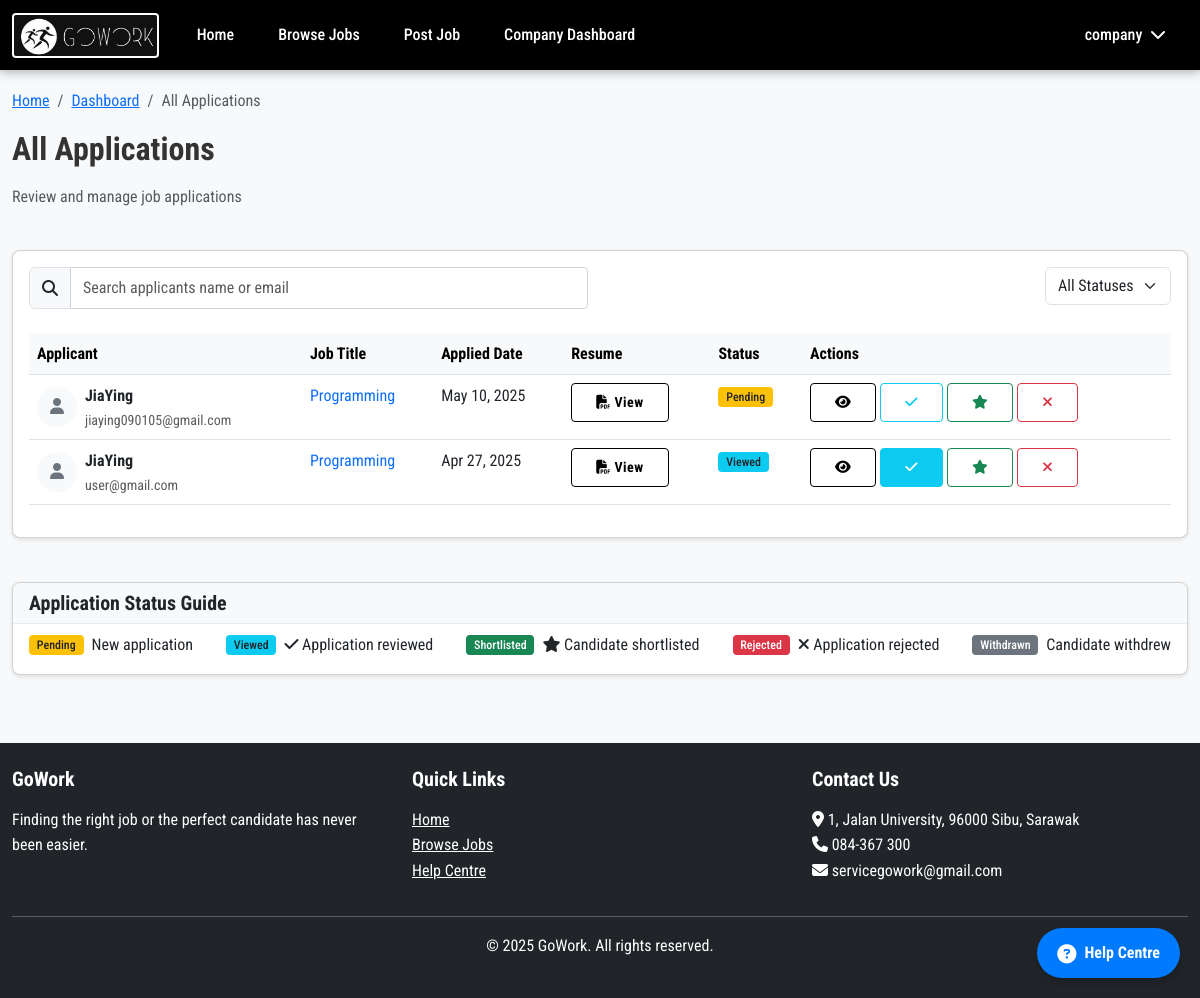
The app's page /pages/company/applications.php (signed in) with its own data.
### tables this page shows
CREATE TABLE `users` (
  `user_id` int(11) NOT NULL,
  `username` varchar(50) NOT NULL,
  `email` varchar(100) NOT NULL,
  `password` varchar(255) NOT NULL,
  `profile_picture` varchar(255) DEFAULT NULL,
  `user_type` int(11) NOT NULL,
  `created_at` timestamp NOT NULL DEFAULT current_timestamp(),
  `updated_at` timestamp NOT NULL DEFAULT current_timestamp() ON UPDATE current_timestamp()
);

CREATE TABLE `applications` (
  `application_id` int(11) NOT NULL,
  `job_id` int(11) NOT NULL,
  `user_id` int(11) NOT NULL,
  `applied_date` timestamp NOT NULL DEFAULT current_timestamp(),
  `status` varchar(20) NOT NULL DEFAULT 'Pending',
  `resume_path` varchar(255) DEFAULT NULL,
  `is_hidden_from_user` tinyint(1) NOT NULL DEFAULT 0,
  `created_at` timestamp NOT NULL DEFAULT current_timestamp()
);

CREATE TABLE `user_profiles` (
  `profile_id` int(11) NOT NULL,
  `user_id` int(11) NOT NULL,
  `full_name` varchar(100) DEFAULT NULL,
  `phone` varchar(20) DEFAULT NULL,
  `address` varchar(255) DEFAULT NULL,
  `city` varchar(50) DEFAULT NULL,
  `state` varchar(50) DEFAULT NULL,
  `country` varchar(50) DEFAULT NULL,
  `resume_path` varchar(255) DEFAULT NULL,
  `education` text DEFAULT NULL,
  `institution` varchar(255) DEFAULT NULL,
  `completion_status` varchar(50) DEFAULT NULL,
  `education_highlights` text DEFAULT NULL,
  `skills` text DEFAULT NULL,
  `last_updated` timestamp NOT NULL DEFAULT current_timestamp() ON UPDATE current_timestamp()
);

CREATE TABLE `jobs` (
  `job_id` int(11) NOT NULL,
  `company_id` int(11) NOT NULL,
  `job_title` varchar(100) NOT NULL,
  `description` text NOT NULL,
  `salary_min` decimal(10,2) DEFAULT NULL,
  `salary_max` decimal(10,2) DEFAULT NULL,
  `location` varchar(100) NOT NULL,
  `requirements` text DEFAULT NULL,
  `job_type` varchar(50) NOT NULL,
  `categories` text DEFAULT NULL,
  `posted_date` timestamp NOT NULL DEFAULT current_timestamp(),
  `is_active` tinyint(1) DEFAULT 1,
  `state` varchar(50) DEFAULT NULL,
  `region` varchar(100) DEFAULT NULL,
  `category` varchar(100) DEFAULT NULL,
  `skills` text DEFAULT NULL
);

### pages/company/applications.php (the view, shortened to what the rows shown need)
<?php
require_once '../../includes/database.php';
require_once '../../includes/functions.php';
$user = getCurrentUser();
$company = getCompanyProfile($user['user_id']);
$job_id = isset($_GET['job_id']) ? (int)$_GET['job_id'] : 0;
$job = null;
if ($company) {
    if ($job_id > 0) {
        $job = fetchRow("SELECT * FROM jobs WHERE job_id = ? AND company_id = ?", 'ii', [$job_id, $company['company_id']]);
        if ($job) {
            $applications = getApplicationsByJob($job_id);
        } else {
            $_SESSION['error'] = 'Invalid job ID';
            redirectTo(SITE_URL . '/pages/company/jobs.php');
        }
    } else {
        $sql = "SELECT a.*, j.job_title, u.email, u.username, p.full_name
                FROM applications a
                JOIN jobs j ON a.job_id = j.job_id
                JOIN users u ON a.user_id = u.user_id
                LEFT JOIN user_profiles p ON u.user_id = p.user_id
                WHERE j.company_id = ?
                ORDER BY a.applied_date DESC";
        $applications = fetchAll($sql, 'i', [$company['company_id']]);
    }
}
require_once '../../includes/header.php';
?>
<div class="container">
    <div class="row mb-4">
        <div class="col-12">
            <div class="d-flex justify-content-between align-items-center">
                <div>
                    <?php if ($job): ?>
                        <h2>Applications for <?php echo htmlspecialchars($job['job_title']); ?></h2>
                    <?php else: ?>
                        <h2>All Applications</h2>
                    <?php endif; ?>
                </div>
            </div>
        </div>
    </div>
    <div class="row">
        <div class="col-12">
            <?php if (empty($applications)): ?>
                <div class="card">
                    <div class="card-body py-5 text-center">
                        <i class="fas fa-users fa-3x text-muted mb-3"></i>
                        <h4>No Applications Yet</h4>
                        <?php if ($job): ?>
                            <p>You haven't received any applications for this job yet.</p>
                        <?php else: ?>
                            <p>You haven't received any applications for any of your jobs yet.</p>
                            <?php if (empty($jobs)): ?>
                                <?php if ($company && $company['license_status'] === 'Approved'): ?>
                                    <p>Post a job to start receiving applications from candidates.</p>
                                    <a href="<?php echo SITE_URL; ?>/pages/company/post_job.php" class="btn btn-primary mt-3">
                                        <i class="fas fa-plus"></i> Post New Job
                                    </a>
                                <?php endif; ?>
                            <?php endif; ?>
                        <?php endif; ?>
                    </div>
                </div>
            <?php else: ?>
                <div class="card">
                    <div class="card-body">
                        <div class="table-responsive">
                            <table class="table table-hover">
                                <thead class="table-light">
                                    <tr>
                                        <th>Applicant</th>
                                        <?php if (!$job): ?>
                                            <th>Job Title</th>
                                        <?php endif; ?>
                                        <th>Applied Date</th>
                                        <th>Resume</th>
                                        <th>Status</th>
                                        <th>Actions</th>
                                    </tr>
                                </thead>
                                <tbody>
                                    <?php foreach ($applications as $application): ?>
                                        <tr data-status="<?php echo htmlspecialchars($application['status']); ?>">
                                            <td>
                                                <div class="d-flex align-items-center">
                                                    <div class="avatar-sm bg-light rounded-circle text-center me-2" style="width: 40px; height: 40px; line-height: 40px;">
                                                        <i class="fas fa-user text-secondary"></i>
                                                    </div>
                                                    <div>
                                                        <div class="fw-bold">
                                                            <?php
                                                            $applicantName = $application['full_name'] ? htmlspecialchars($application['full_name']) : htmlspecialchars($application['username']);
                                                            echo $applicantName;
                                                            ?>
                                                        </div>
                                                        <div class="small text-muted"><?php echo htmlspecialchars($application['email']); ?></div>
                                                    </div>
                                                </div>
                                            </td>
                                            <?php if (!$job): ?>
                                                <td>
                                                    <a href="<?php echo SITE_URL; ?>/pages/jobs.php?id=<?php echo $application['job_id']; ?>" class="text-decoration-none">
                                                        <?php echo htmlspecialchars($application['job_title']); ?>
                                                    </a>
                                                </td>
                                            <?php endif; ?>
                                            <td><?php echo date('M d, Y', strtotime($application['applied_date'])); ?></td>
                                            <td>
                                                <?php if ($application['resume_path']): ?>
                                                    <a href="<?php echo SITE_URL; ?>/uploads/resumes/<?php echo $application['resume_path']; ?>" class="btn btn-sm btn-outline-primary" target="_blank">
                                                        <i class="fas fa-file-pdf"></i> View
                                                    </a>
                                                <?php else: ?>
                                                    <span class="badge bg-secondary">No Resume</span>
                                                <?php endif; ?>
                                            </td>
                                            <td>
                                                <?php
                                                $statusClass = '';
                                                switch ($application['status']) {
                                                    case 'Pending':
                                                        $statusClass = 'badge bg-warning text-dark';
                                                        break;
                                                    case 'Viewed':
                                                        $statusClass = 'badge bg-info text-dark';
                                                        break;
                                                }
                                                ?>
                                                <span class="<?php echo $statusClass; ?>">
                                                    <?php echo $application['status']; ?>
                                                </span>
                                            </td>
                                            <td>
                                                <div class="d-flex gap-1">
                                                    <a class="btn btn-sm btn-outline-primary" href="<?php echo SITE_URL; ?>/pages/company/application_details.php?id=<?php echo $application['application_id']; ?>" title="View Details">
                                                        <i class="fas fa-eye"></i>
                                                    </a>
                                                    <?php if ($application['status'] !== 'Withdrawn'): ?>
                                                    <a class="btn btn-sm <?php echo $application['status'] === 'Viewed' ? 'btn-info text-white' : 'btn-outline-info'; ?>" href="<?php echo SITE_URL; ?>/api/jobs/update_application_status.php?id=<?php echo $application['application_id']; ?>&status=Viewed" title="Mark as Viewed">
                                                        <i class="fas fa-check"></i>
                                                    </a>
                                                    <a class="btn btn-sm <?php echo $application['status'] === 'Shortlisted' ? 'btn-success' : 'btn-outline-success'; ?>" href="<?php echo SITE_URL; ?>/api/jobs/update_application_status.php?id=<?php echo $application['application_id']; ?>&status=Shortlisted" title="Shortlist">
                                                        <i class="fas fa-star"></i>
                                                    </a>
                                                    <a class="btn btn-sm <?php echo $application['status'] === 'Rejected' ? 'btn-danger' : 'btn-outline-danger'; ?>" href="<?php echo SITE_URL; ?>/api/jobs/update_application_status.php?id=<?php echo $application['application_id']; ?>&status=Rejected" title="Reject">
                                                        <i class="fas fa-times"></i>
                                                    </a>
                                                    <?php endif; ?>
                                                </div>
                                            </td>
                                        </tr>
                                    <?php endforeach; ?>
                                </tbody>
                            </table>
                        </div>
                    </div>
                </div>
            <?php endif; ?>
        </div>
    </div>
</div>
<?php
require_once '../../includes/footer.php';
?>

### includes/header.php (shortened to what the rows shown need)
<?php
$root_path = $_SERVER['DOCUMENT_ROOT'] . '/';
require_once $root_path . 'includes/functions.php';
?>
<!DOCTYPE html>
<html lang="en">
<head>
    <link href="https://cdn.jsdelivr.net/npm/bootstrap@5.3.0/dist/css/bootstrap.min.css" rel="stylesheet">
    <link rel="stylesheet" href="https://cdnjs.cloudflare.com/ajax/libs/font-awesome/6.4.0/css/all.min.css">
    <link rel="stylesheet" href="<?php echo SITE_URL; ?>/assets/css/main.css">
    <link rel="stylesheet" href="<?php echo SITE_URL; ?>/assets/css/dropdown-fix.css">
</head>
<body>
    <nav class="navbar navbar-expand-lg navbar-dark fixed-top">
        <div class="container position-relative">
            <div class="collapse navbar-collapse" id="navbarNav">
                <ul class="navbar-nav">
                    <?php if (isLoggedIn()): ?>
                        <li class="nav-item dropdown d-none d-lg-block">
                            <a class="nav-link dropdown-toggle" href="#" id="navbarDropdown" role="button" data-bs-toggle="dropdown" aria-expanded="false">
                                <?php
                                $user = getCurrentUser();
                                echo htmlspecialchars($user['username']);
                                ?> <i class="fas fa-chevron-down ms-1"></i>
                            </a>
                        </li>
                    <?php endif; ?>
                </ul>
            </div>
        </div>
    </nav>
</body>
</html>

### records on screen
users: username "company"
applications: user_profiles.full_name "JiaYing", user.email "jiaying090105@gmail.com", job.job_title "Programming", applied_date "May 10, 2025", status "Pending"
applications: user_profiles.full_name "JiaYing", user.email "user@gmail.com", job.job_title "Programming", applied_date "Apr 27, 2025", status "Viewed"

### other values on screen
SITE_NAME "GoWork"
